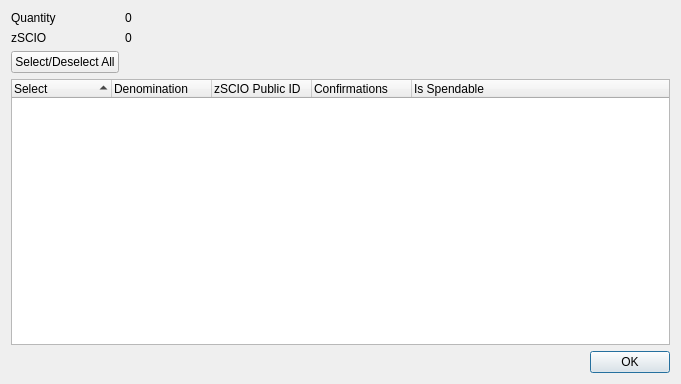
<?xml version="1.0" encoding="UTF-8"?>
<ui version="4.0">
 <class>ZSCIOControlDialog</class>
 <widget class="QDialog" name="ZSCIOControlDialog">
  <property name="geometry">
   <rect>
    <x>0</x>
    <y>0</y>
    <width>681</width>
    <height>384</height>
   </rect>
  </property>
  <property name="minimumSize">
   <size>
    <width>681</width>
    <height>384</height>
   </size>
  </property>
  <property name="windowTitle">
   <string>Select zSCIO to Spend</string>
  </property>
  <layout class="QGridLayout" name="gridLayout">
   <item row="0" column="0">
    <layout class="QFormLayout" name="formLayout">
     <property name="sizeConstraint">
      <enum>QLayout::SetDefaultConstraint</enum>
     </property>
     <item row="0" column="0">
      <widget class="QLabel" name="labelQuantity">
       <property name="text">
        <string>Quantity</string>
       </property>
      </widget>
     </item>
     <item row="0" column="1">
      <widget class="QLabel" name="labelQuantity_int">
       <property name="text">
        <string>0</string>
       </property>
      </widget>
     </item>
     <item row="1" column="0">
      <widget class="QLabel" name="labelZSCIO">
       <property name="text">
        <string>zSCIO</string>
       </property>
      </widget>
     </item>
     <item row="1" column="1">
      <widget class="QLabel" name="labelZSCIO_int">
       <property name="text">
        <string>0</string>
       </property>
      </widget>
     </item>
     <item row="2" column="0">
      <widget class="QPushButton" name="pushButtonAll">
       <property name="text">
        <string>Select/Deselect All</string>
       </property>
      </widget>
     </item>
    </layout>
   </item>
   <item row="1" column="0">
    <layout class="QVBoxLayout" name="verticalLayout">
     <item>
      <widget class="QTreeWidget" name="treeWidget">
       <property name="minimumSize">
        <size>
         <width>0</width>
         <height>250</height>
        </size>
       </property>
       <property name="alternatingRowColors">
        <bool>true</bool>
       </property>
       <property name="sortingEnabled">
        <bool>true</bool>
       </property>
       <property name="columnCount">
        <number>5</number>
       </property>
       <attribute name="headerDefaultSectionSize">
        <number>100</number>
       </attribute>
       <column>
        <property name="text">
         <string notr="true">Select</string>
        </property>
       </column>
       <column>
        <property name="text">
         <string notr="true">Denomination</string>
        </property>
       </column>
       <column>
        <property name="text">
         <string notr="true">zSCIO Public ID</string>
        </property>
       </column>
       <column>
        <property name="text">
         <string notr="true">Confirmations</string>
        </property>
       </column>
       <column>
        <property name="text">
         <string>Is Spendable</string>
        </property>
       </column>
      </widget>
     </item>
     <item>
      <widget class="QDialogButtonBox" name="buttonBox">
       <property name="orientation">
        <enum>Qt::Horizontal</enum>
       </property>
       <property name="standardButtons">
        <set>QDialogButtonBox::Ok</set>
       </property>
      </widget>
     </item>
    </layout>
   </item>
  </layout>
 </widget>
 <resources/>
 <connections>
  <connection>
   <sender>buttonBox</sender>
   <signal>accepted()</signal>
   <receiver>ZSCIOControlDialog</receiver>
   <slot>accept()</slot>
   <hints>
    <hint type="sourcelabel">
     <x>248</x>
     <y>254</y>
    </hint>
    <hint type="destinationlabel">
     <x>157</x>
     <y>274</y>
    </hint>
   </hints>
  </connection>
  <connection>
   <sender>buttonBox</sender>
   <signal>rejected()</signal>
   <receiver>ZSCIOControlDialog</receiver>
   <slot>reject()</slot>
   <hints>
    <hint type="sourcelabel">
     <x>316</x>
     <y>260</y>
    </hint>
    <hint type="destinationlabel">
     <x>286</x>
     <y>274</y>
    </hint>
   </hints>
  </connection>
 </connections>
</ui>
